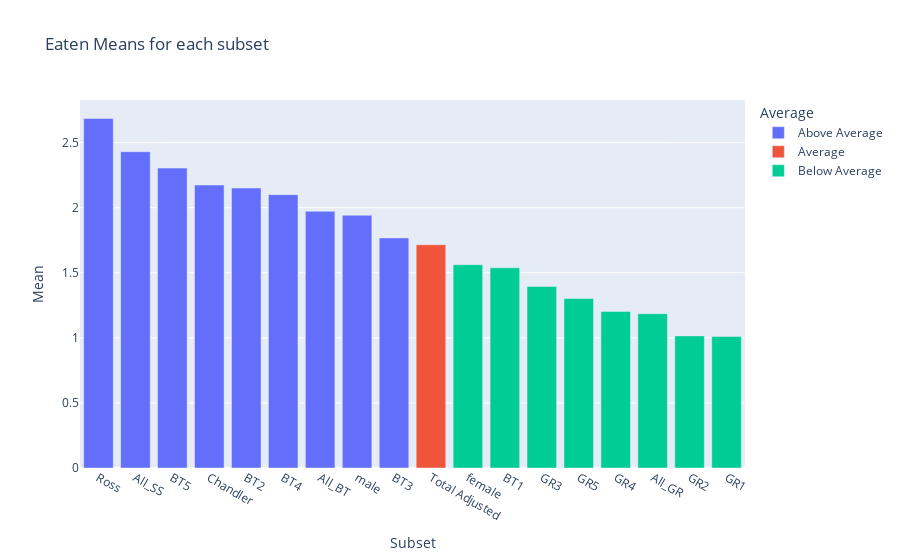

Notebook cell for this chart:
### Code cell
eat["All_GR"] = eat["All_GR"] / 5
eat["All_BT"] = eat["All_BT"] / 5
eat["All_SS"] = eat["All_SS"] / 2
eat["female"] = eat["female"] / 7
eat["male"] = eat["male"] / 5
eat["Total Adjusted"] = eat["Total: "] / 12
eaten_means = pd.DataFrame(round(eat.mean(), 3)).reset_index()
eaten_means.columns = ["Subset","Mean"]
eaten_means = eaten_means.sort_values(by = "Mean", ascending = False)
prop_average = eaten_means[eaten_means["Subset"]=="Total Adjusted"]["Mean"].values[0]
#drop_means["color"] = "blue"
Average = []
for i in eaten_means.Mean:
    if i > prop_average:
        Average.append("Above Average")
    elif i == prop_average:
        Average.append("Average")
    else:
        Average.append("Below Average")
eaten_means["Average"] = Average
    
px.bar(eaten_means.iloc[1:,:], x = "Subset", y = "Mean", color = "Average", title = "Eaten Means for each subset")

### Figure 1 — Plotly figure (JSON) as saved in the notebook; plotly's stock layout.template omitted (floating-point values rounded to 4 significant figures)
{"data": [{"alignmentgroup": "True", "hovertemplate": "Average=Above Average<br>Subset=%{x}<br>Mean=%{y}<extra></extra>", "legendgroup": "Above Average", "marker": {"color": "#636efa"}, "name": "Above Average", "offsetgroup": "Above Average", "orientation": "v", "showlegend": true, "textposition": "auto", "type": "bar", "x": ["Ross", "All_SS", "BT5", "Chandler", "BT2", "BT4", "All_BT", "male", "BT3"], "xaxis": "x", "y": [2.686, 2.43, 2.304, 2.174, 2.151, 2.1, 1.972, 1.942, 1.768], "yaxis": "y"}, {"alignmentgroup": "True", "hovertemplate": "Average=Average<br>Subset=%{x}<br>Mean=%{y}<extra></extra>", "legendgroup": "Average", "marker": {"color": "#EF553B"}, "name": "Average", "offsetgroup": "Average", "orientation": "v", "showlegend": true, "textposition": "auto", "type": "bar", "x": ["Total Adjusted"], "xaxis": "x", "y": [1.715], "yaxis": "y"}, {"alignmentgroup": "True", "hovertemplate": "Average=Below Average<br>Subset=%{x}<br>Mean=%{y}<extra></extra>", "legendgroup": "Below Average", "marker": {"color": "#00cc96"}, "name": "Below Average", "offsetgroup": "Below Average", "orientation": "v", "showlegend": true, "textposition": "auto", "type": "bar", "x": ["female", "BT1", "GR3", "GR5", "GR4", "All_GR", "GR2", "GR1"], "xaxis": "x", "y": [1.562, 1.538, 1.395, 1.302, 1.203, 1.185, 1.015, 1.01], "yaxis": "y"}], "layout": {"barmode": "relative", "legend": {"title": {"text": "Average"}, "tracegroupgap": 0}, "title": {"text": "Eaten Means for each subset"}, "xaxis": {"anchor": "y", "domain": [0, 1], "title": {"text": "Subset"}}, "yaxis": {"anchor": "x", "domain": [0, 1], "title": {"text": "Mean"}}}}
